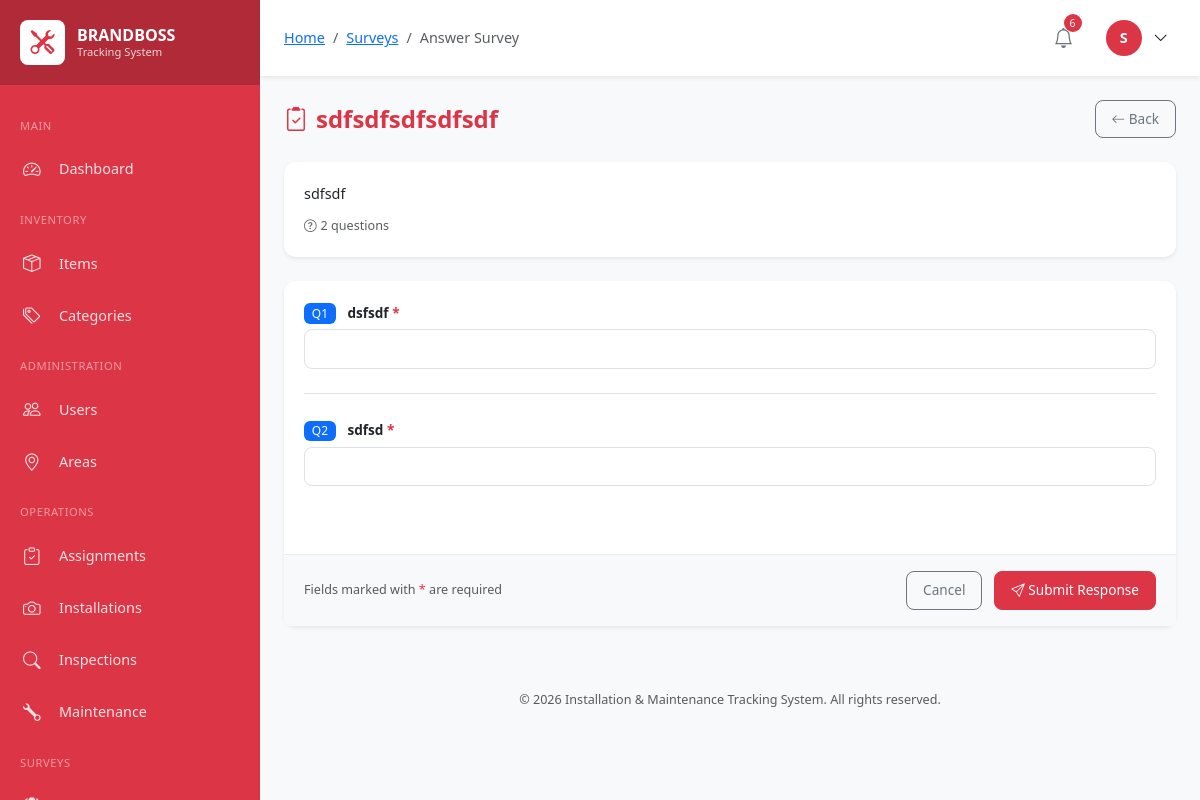
The page /modules/surveys/answer.php?id=2 (signed in) on the database its author committed.
### tables this page shows
CREATE TABLE `users` (
  `id` int(10) UNSIGNED NOT NULL,
  `employee_id` varchar(50) NOT NULL,
  `username` varchar(100) NOT NULL,
  `password` varchar(255) NOT NULL,
  `email` varchar(150) NOT NULL,
  `full_name` varchar(200) NOT NULL,
  `phone` varchar(20) DEFAULT NULL,
  `role` enum('super_admin','user_1','user_2','user_3','user_4') NOT NULL,
  `profile_image` varchar(255) DEFAULT NULL,
  `status` enum('active','inactive','suspended') DEFAULT 'active',
  `last_login` datetime DEFAULT NULL,
  `created_by` int(10) UNSIGNED DEFAULT NULL,
  `created_at` timestamp NOT NULL DEFAULT current_timestamp(),
  `updated_at` timestamp NOT NULL DEFAULT current_timestamp() ON UPDATE current_timestamp()
);

CREATE TABLE `surveys` (
  `id` bigint(20) UNSIGNED NOT NULL,
  `survey_code` varchar(50) NOT NULL,
  `title` varchar(255) NOT NULL,
  `description` text DEFAULT NULL,
  `status` enum('draft','active','closed') DEFAULT 'draft',
  `start_date` date DEFAULT NULL,
  `end_date` date DEFAULT NULL,
  `is_anonymous` tinyint(1) DEFAULT 0,
  `allow_multiple` tinyint(1) DEFAULT 0 COMMENT 'Allow multiple responses per user',
  `target_roles` varchar(255) DEFAULT NULL COMMENT 'JSON array of roles that can answer',
  `created_by` int(10) UNSIGNED NOT NULL,
  `created_at` timestamp NOT NULL DEFAULT current_timestamp(),
  `updated_at` timestamp NOT NULL DEFAULT current_timestamp() ON UPDATE current_timestamp()
);

CREATE TABLE `survey_questions` (
  `id` bigint(20) UNSIGNED NOT NULL,
  `survey_id` bigint(20) UNSIGNED NOT NULL,
  `question_text` text NOT NULL,
  `question_type` enum('text','textarea','radio','checkbox','dropdown','rating','number','date') NOT NULL DEFAULT 'text',
  `options` longtext DEFAULT NULL COMMENT 'JSON array of options for radio/checkbox/dropdown',
  `is_required` tinyint(1) DEFAULT 1,
  `sort_order` int(10) UNSIGNED DEFAULT 0,
  `min_value` int(11) DEFAULT NULL COMMENT 'For rating/number types',
  `max_value` int(11) DEFAULT NULL COMMENT 'For rating/number types',
  `placeholder` varchar(255) DEFAULT NULL,
  `created_at` timestamp NOT NULL DEFAULT current_timestamp(),
  `updated_at` timestamp NOT NULL DEFAULT current_timestamp() ON UPDATE current_timestamp()
);

### classes/Database.php (called while the page is built, shortened)
<?php
class Database {
    private static $instance = null;
    private $connection;
    private function __construct() {
        try {
            $dsn = "mysql:host=" . DB_HOST . ";dbname=" . DB_NAME . ";charset=" . DB_CHARSET;
            $options = [
                PDO::ATTR_ERRMODE => PDO::ERRMODE_EXCEPTION,
                PDO::ATTR_DEFAULT_FETCH_MODE => PDO::FETCH_ASSOC,
                PDO::ATTR_EMULATE_PREPARES => false,
                PDO::MYSQL_ATTR_INIT_COMMAND => "SET NAMES " . DB_CHARSET,
                PDO::MYSQL_ATTR_USE_BUFFERED_QUERY => true,
                PDO::ATTR_PERSISTENT => false
            ];
            $this->connection = new PDO($dsn, DB_USER, DB_PASS, $options);
        } catch (PDOException $e) {
            error_log("Database Connection Error: " . $e->getMessage());
            throw new Exception("Database connection failed. Please try again later.");
        }
    }
    public static function getInstance(): self {
        if (self::$instance === null) {
            self::$instance = new self();
        }
        return self::$instance;
    }
    public function query(string $sql, array $params = []): PDOStatement {
        $stmt = $this->connection->prepare($sql);
        $stmt->execute($params);
        return $stmt;
    }
    public function fetch(string $sql, array $params = []): ?array {
        $stmt = $this->query($sql, $params);
        $result = $stmt->fetch();
        return $result ?: null;
    }
    public function fetchAll(string $sql, array $params = []): array {
        $stmt = $this->query($sql, $params);
        return $stmt->fetchAll();
    }
    public function fetchColumn(string $sql, array $params = [], int $column = 0) {
        $stmt = $this->query($sql, $params);
        return $stmt->fetchColumn($column);
    }
    public function count(string $table, string $where = '1=1', array $params = []): int {
        $sql = "SELECT COUNT(*) FROM {$table} WHERE {$where}";
        return (int) $this->fetchColumn($sql, $params);
    }
}

### classes/Auth.php (called while the page is built, shortened)
<?php
require_once __DIR__ . '/Database.php';
class Auth {
    private $db;
    private static $instance = null;
    private function __construct() {
        $this->db = Database::getInstance();
    }
    public static function getInstance(): self {
        if (self::$instance === null) {
            self::$instance = new self();
        }
        return self::$instance;
    }
    public function isLoggedIn(): bool {
        return isset($_SESSION['logged_in']) && $_SESSION['logged_in'] === true;
    }
    public function user(): ?array {
        return $this->db->fetch("SELECT * FROM users WHERE id = ?", [$_SESSION['user_id']]);
    }
    public function userId(): ?int {
        return $_SESSION['user_id'] ?? null;
    }
    public function can(string $permission): bool {
        $role = $_SESSION['role'];
        $permissions = ROLE_PERMISSIONS[$role] ?? [];
        if (in_array($permission, $permissions)) {
            return true;
        }
        $parts = explode('.', $permission);
        if (count($parts) > 1 && in_array($parts[0], $permissions)) {
            return true;
        }
        return false;
    }
}

### includes/helpers.php (called while the page is built, shortened)
<?php
function clean($data) {
    return htmlspecialchars(trim($data), ENT_QUOTES, 'UTF-8');
}
function getUnreadNotificationCount(int $userId): int {
    $db = Database::getInstance();
    return $db->count('notifications', 'user_id = ? AND is_read = 0', [$userId]);
}

### modules/surveys/answer.php (the view, shortened to what this page needs)
<?php
$breadcrumbs = [
    ['title' => 'Surveys', 'url' => 'my-surveys.php'],
    ['title' => 'Answer Survey']
];
require_once '../../includes/header.php';
$db = Database::getInstance();
$surveyId = intval($_GET['id'] ?? 0);
$survey = $db->fetch("SELECT * FROM surveys WHERE id = ? AND status = 'active'", [$surveyId]);
$questions = $db->fetchAll(
    "SELECT * FROM survey_questions WHERE survey_id = ? ORDER BY sort_order",
    [$surveyId]
);
?>
<div class="d-flex justify-content-between align-items-center mb-4">
    <h1 class="page-title mb-0">
        <i class="bi bi-clipboard2-check me-2"></i><?php echo clean($survey['title']); ?>
    </h1>
    <a href="my-surveys.php" class="btn btn-outline-secondary">
        <i class="bi bi-arrow-left"></i> Back
    </a>
</div>
<div class="card mb-4">
    <div class="card-body">
        <?php if ($survey['description']): ?>
        <p class="mb-2"><?php echo nl2br(clean($survey['description'])); ?></p>
        <?php endif; ?>
        <small class="text-muted">
            <i class="bi bi-question-circle me-1"></i><?php echo count($questions); ?> questions
        </small>
    </div>
</div>
<form method="POST" id="surveyForm">
    <div class="card">
        <div class="card-body">
            <?php foreach ($questions as $index => $q): ?>
            <div class="question-item mb-4 pb-4 <?php echo $index < count($questions) - 1 ? 'border-bottom' : ''; ?>">
                <label class="form-label fw-bold">
                    <span class="badge bg-primary me-2">Q<?php echo $index + 1; ?></span>
                    <?php echo clean($q['question_text']); ?>
                    <?php if ($q['is_required']): ?>
                    <span class="text-danger">*</span>
                    <?php endif; ?>
                </label>
                <?php
                $type = $q['question_type'];
                $value = $_POST['answers'][$q['id']] ?? '';
                ?>
                <?php if ($type === 'text'): ?>
                <input type="text" class="form-control" name="answers[<?php echo $q['id']; ?>]"
                       value="<?php echo clean($value); ?>"
                       placeholder="<?php echo clean($q['placeholder'] ?? ''); ?>"
                       <?php echo $q['is_required'] ? 'required' : ''; ?>>
                <?php elseif ($type === 'textarea'): ?>
                <textarea class="form-control" name="answers[<?php echo $q['id']; ?>]" rows="4"
                          placeholder="<?php echo clean($q['placeholder'] ?? ''); ?>"
                          <?php echo $q['is_required'] ? 'required' : ''; ?>><?php echo clean($value); ?></textarea>
                <?php elseif ($type === 'date'): ?>
                <input type="date" class="form-control" name="answers[<?php echo $q['id']; ?>]"
                       value="<?php echo clean($value); ?>"
                       <?php echo $q['is_required'] ? 'required' : ''; ?>>
                <?php endif; ?>
            </div>
            <?php endforeach; ?>
        </div>
        <div class="card-footer">
            <div class="d-flex justify-content-between align-items-center">
                <small class="text-muted">
                    Fields marked with <span class="text-danger">*</span> are required
                </small>
                <div>
                    <a href="my-surveys.php" class="btn btn-outline-secondary me-2">Cancel</a>
                    <button type="submit" class="btn btn-primary">
                        <i class="bi bi-send"></i> Submit Response
                    </button>
                </div>
            </div>
        </div>
    </div>
</form>
<?php
require_once '../../includes/footer.php';
?>

### includes/header.php (shortened to what this page needs)
<?php
require_once __DIR__ . '/../classes/Database.php';
require_once __DIR__ . '/../classes/Auth.php';
require_once __DIR__ . '/helpers.php';
$auth = Auth::getInstance();
$auth->requireAuth();
$currentUser = $auth->user();
$notificationCount = getUnreadNotificationCount($auth->userId());
$currentPage = basename($_SERVER['PHP_SELF'], '.php');
?>
<!DOCTYPE html>
<html lang="en">
<head>
    <link href="https://cdn.jsdelivr.net/npm/bootstrap@5.3.2/dist/css/bootstrap.min.css" rel="stylesheet">
    <link href="https://cdn.jsdelivr.net/npm/bootstrap-icons@1.11.1/font/bootstrap-icons.css" rel="stylesheet">
    <link href="https://cdn.datatables.net/1.13.6/css/dataTables.bootstrap5.min.css" rel="stylesheet">
    <link href="<?php echo APP_URL; ?>/assets/css/style.css" rel="stylesheet">
    <link href="https://unpkg.com/leaflet@1.9.4/dist/leaflet.css" rel="stylesheet">
</head>
<body>
    <aside class="sidebar">
        <div class="sidebar-header">
            <div class="sidebar-logo">
                <i class="bi bi-tools"></i>
            </div>
            <div class="sidebar-brand">
                BRANDBOSS
                <small>Tracking System</small>
            </div>
        </div>
        <nav class="sidebar-nav">
            <div class="nav-section">Main</div>
            <a href="<?php echo APP_URL; ?>/index.php" class="nav-link <?php echo $currentPage === 'index' ? 'active' : ''; ?>">
                <i class="bi bi-speedometer2"></i>
                Dashboard
            </a>
            <?php if ($auth->can('inventory')): ?>
            <div class="nav-section">Inventory</div>
            <a href="<?php echo APP_URL; ?>/modules/inventory/index.php" class="nav-link <?php echo strpos($currentPage, 'inventory') !== false ? 'active' : ''; ?>">
                <i class="bi bi-box-seam"></i>
                Items
            </a>
            <a href="<?php echo APP_URL; ?>/modules/inventory/categories.php" class="nav-link">
                <i class="bi bi-tags"></i>
                Categories
            </a>
            <?php endif; ?>
            <?php if ($auth->can('users')): ?>
            <div class="nav-section">Administration</div>
            <a href="<?php echo APP_URL; ?>/modules/users/index.php" class="nav-link <?php echo strpos($currentPage, 'users') !== false ? 'active' : ''; ?>">
                <i class="bi bi-people"></i>
                Users
            </a>
            <a href="<?php echo APP_URL; ?>/modules/areas/index.php" class="nav-link">
                <i class="bi bi-geo-alt"></i>
                Areas
            </a>
            <?php endif; ?>
            <?php if ($auth->can('assignments') || $auth->can('assignments.view')): ?>
            <div class="nav-section">Operations</div>
            <a href="<?php echo APP_URL; ?>/modules/assignments/index.php" class="nav-link <?php echo strpos($currentPage, 'assignment') !== false ? 'active' : ''; ?>">
                <i class="bi bi-clipboard-check"></i>
                Assignments
            </a>
            <?php endif; ?>
            <?php if ($auth->can('installations') || $auth->can('installations.view')): ?>
            <a href="<?php echo APP_URL; ?>/modules/installations/index.php" class="nav-link <?php echo strpos($currentPage, 'installation') !== false ? 'active' : ''; ?>">
                <i class="bi bi-camera"></i>
                Installations
            </a>
            <?php endif; ?>
            <?php if ($auth->can('inspections') || $auth->can('inspections.view')): ?>
            <a href="<?php echo APP_URL; ?>/modules/inspections/index.php" class="nav-link <?php echo strpos($currentPage, 'inspection') !== false ? 'active' : ''; ?>">
                <i class="bi bi-search"></i>
                Inspections
            </a>
            <?php endif; ?>
            <?php if ($auth->can('maintenance') || $auth->can('maintenance.view')): ?>
            <a href="<?php echo APP_URL; ?>/modules/maintenance/index.php" class="nav-link <?php echo strpos($currentPage, 'maintenance') !== false ? 'active' : ''; ?>">
                <i class="bi bi-wrench"></i>
                Maintenance
            </a>
            <?php endif; ?>
            <?php if ($auth->can('surveys') || $auth->can('surveys.answer')): ?>
            <div class="nav-section">Surveys</div>
            <?php if ($auth->can('surveys')): ?>
            <a href="<?php echo APP_URL; ?>/modules/surveys/index.php" class="nav-link <?php echo strpos($_SERVER['PHP_SELF'], 'surveys/index') !== false || strpos($_SERVER['PHP_SELF'], 'surveys/create') !== false || strpos($_SERVER['PHP_SELF'], 'surveys/edit') !== false || strpos($_SERVER['PHP_SELF'], 'surveys/results') !== false ? 'active' : ''; ?>">
                <i class="bi bi-clipboard2-data"></i>
            </a>
            <?php endif; ?>
            <?php endif; ?>
        </nav>
    </aside>
    <main class="main-content">
        <header class="top-navbar">
            <div class="navbar-left">
                <nav aria-label="breadcrumb" class="d-none d-md-block">
                    <ol class="breadcrumb mb-0">
                        <li class="breadcrumb-item"><a href="<?php echo APP_URL; ?>">Home</a></li>
                        <?php if (isset($breadcrumbs)): ?>
                            <?php foreach ($breadcrumbs as $crumb): ?>
                                <?php if (isset($crumb['url'])): ?>
                                    <li class="breadcrumb-item"><a href="<?php echo $crumb['url']; ?>"><?php echo $crumb['title']; ?></a></li>
                                <?php else: ?>
                                    <li class="breadcrumb-item active"><?php echo $crumb['title']; ?></li>
                                <?php endif; ?>
                            <?php endforeach; ?>
                        <?php endif; ?>
                    </ol>
                </nav>
            </div>
            <div class="navbar-right">
                <div class="dropdown">
                    <button class="notification-btn" data-bs-toggle="dropdown">
                        <i class="bi bi-bell"></i>
                        <span class="notification-badge" style="<?php echo $notificationCount > 0 ? '' : 'display:none'; ?>">
                            <?php echo $notificationCount; ?>
                        </span>
                    </button>
                </div>
                <div class="dropdown user-dropdown">
                    <button class="user-btn" data-bs-toggle="dropdown">
                        <div class="user-avatar">
                            <?php echo strtoupper(substr($currentUser['full_name'], 0, 1)); ?>
                        </div>
                        <i class="bi bi-chevron-down ms-1"></i>
                    </button>
                </div>
            </div>
        </header>
        <div class="content-area">

### rows shown on the page
users: full_name "S"
surveys: title "sdfsdfsdfsdfsdf", description "sdfsdf"
survey_questions: question_text "dsfsdf"
survey_questions: question_text "sdfsd"

### other values the page prints
$crumb['title'] "Surveys"
$crumb['title'] "Answer Survey"
$notificationCount "6"
count($questions) "2"
APP_NAME "Installation & Maintenance Tracking System"
